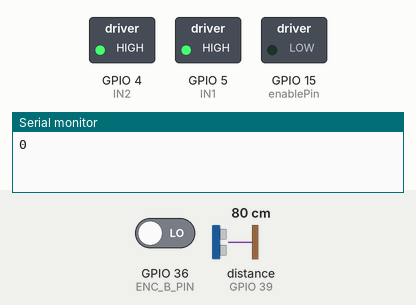
This sketch was run on a simulated ESP32. Parts: switched loads named in the sketch (green lamp = pin HIGH), the last lines printed to the serial monitor. Wiring (inferred from the names in the program): range finder with pulse-width output: data GPIO 39. Inputs (shaded band) come from the test bench; at power-on: distance to the obstacle (sensor on GPIO 39) 80 cm, GPIO 36 (ENC_B_PIN) LOW.

Above: at 0.1 s.
At 11.2 s:
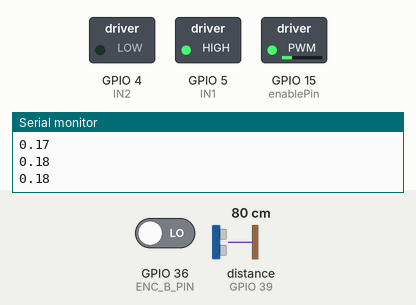
11.3 s: distance to the obstacle (sensor on GPIO 39) set to 250 cm
At 14.9 s:
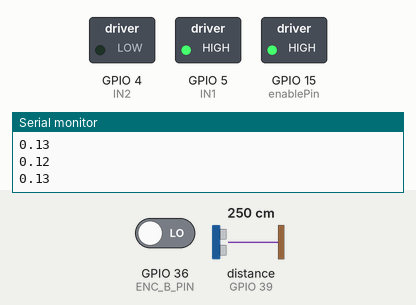
Timing chart, 0 to 16.4 s (numbered marks = the images above; inputs shaded):
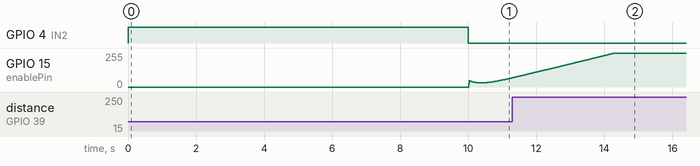

The sketch:

state_space_POLE_placement.ino
```cpp
// Task handles
TaskHandle_t Task1;

// Define GPIO pins for encoder A and B channels
#define ENC_A_PIN 39
#define ENC_B_PIN 36

//motor control pins
int IN1 = 5;
int IN2 = 4;
int enablePin = 15;

// Define PWM parameters
const int freq = 5000; // PWM frequency in Hz
const int resolution = 8; // PWM resolution in bits (8, 10, 12, 15 bits are supported)

// Define variables to store encoder counts and direction
volatile int encoderCount = 0;

//speed calculations
double radians_ = 0.0;
double current_position = 0.0;
double velocity = 0.0;

//Low pass filter data
double yn_1 = 0, xn_1 = 0;

// Sample time in seconds
const float delta_t = 0.01;

/*.......................REPLACE CONTROLLER INITITALIZATION HERE.........................................*/
//DATA STORAGE
double state_space[2] = { 0.0, 0.0};
double state_space_total = 0.0;
double gains_[3] = { -25.0464, -14.3974, 26.4901};
double error_integral = 0.0;

/*.......................REPLACE CONTROLLER INITITALIZATION HERE.........................................*/


// Interrupt Service Routine (ISR) for encoder A pin
void IRAM_ATTR encoderISR() {
  // Read the state of the A and B channels
  int bState = digitalRead(ENC_B_PIN);

    // If A is high, check B to determine direction
    if (bState == HIGH) {
      encoderCount--; // Counterclockwise
    } else {
      encoderCount++; // Clockwise
    }
  }

 //Tasks
void feedtask(void *pvParameters);


void setup() {
  // put your setup code here, to run once:
  Serial.begin(115200);

    while (!Serial) {
    // Do nothing, just wait
  }

  // Initialize PWM channel
  ledcSetup(0, freq, resolution);
  ledcAttachPin(enablePin, 0);

  // initialize digital pin LED_BUILTIN as an output.
  pinMode( IN1, OUTPUT);
  pinMode( IN2, OUTPUT);
  digitalWrite( IN1, HIGH);
  digitalWrite( IN2, HIGH);

  // Set encoder pins as inputs
  pinMode(ENC_A_PIN, INPUT);
  pinMode(ENC_B_PIN, INPUT);

  unsigned long startTime = millis();

  // Keep printing '0' for 5 seconds
  while (millis() - startTime < 5000) { // 5000 milliseconds = 5 seconds
    Serial.println(0);
    delay(100); // Delay a bit between prints (adjust as needed)
  }

  // Attach interrupt to the encoder A pin
  attachInterrupt(digitalPinToInterrupt(ENC_A_PIN), encoderISR, RISING);
  delay(5000);

  // Create tasks
  //xTaskCreate( feedtask, "feedtask1", 1000, NULL, 1, &Task1);
}

void loop()
{
  // put your main code here, to run repeatedly:
    //OBTAINING THE DATA FEEDBACK
    //filtering the data
    double yn = 0.969 * yn_1 + 0.0155 * velocity + 0.0155 * xn_1;
    xn_1 = velocity;
    yn_1 = yn;

    //velocity time
    current_position = ((float)encoderCount / 500) * 3.147;
    velocity = (current_position - radians_)/(0.01);
    radians_ = current_position;


/*.........................................REPLACE HERE FOR THE CONTROLLER..........................................................*/
    //computing the controller values
    //replacing the values
    //computing the error
    double ref = 2.5;
    double error = ref - yn;
    state_space[0] = yn;
    state_space[1] = yn - yn_1;
    state_space_total = ((state_space[0]*gains_[0]) + (state_space[1]*gains_[1]));

    error_integral += error*delta_t;
    double Khat_result = error_integral * gains_[2];

    double controller_output = Khat_result - state_space_total;
/*.........................................REPLACE HERE FOR THE CONTROLLER..........................................................*/

      int feed = (int)controller_output;//random K value
      ledcWrite(0, feed);
        if(255 > 0)
        {
           digitalWrite(IN1, HIGH);
           digitalWrite(IN2, LOW);
        }
        else if(255 < 0)
        {
           digitalWrite(IN2, HIGH);
           digitalWrite(IN1, LOW);
        }

    Serial.println(yn);

    delay(10);
}
```
